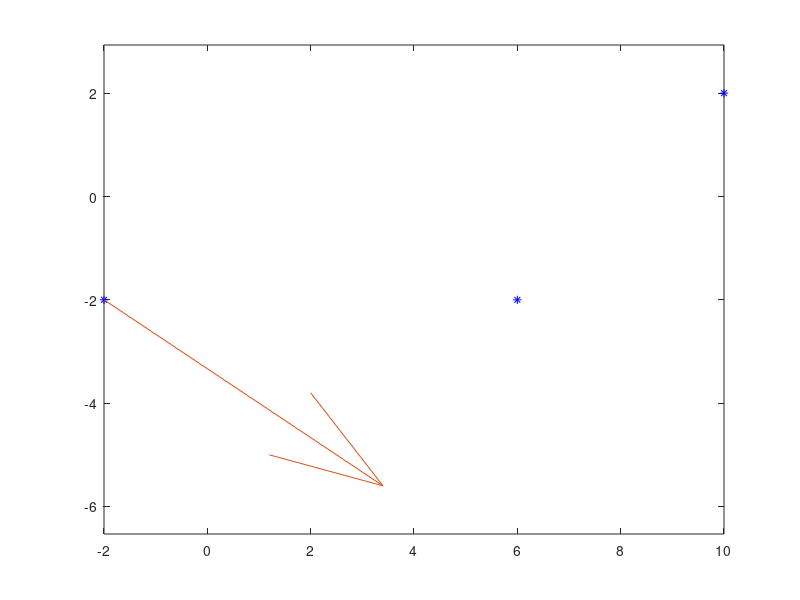

Write the MATLAB code that produced this figure. (Note: this script raises an error after producing the figure.)
clear

px = [-2 6 10];
py = [-2 -2 2];

v = [6 -4];

plot(px, py, '*', 'Color','b');
hold on
quiver(px(1), py(1), v(1), v(2));
axis equal

ax = gca;
ax.XAxisLocation = 'origin';

t1 = 0; t2 = 1; t3 = 1.5; 

syms t a3 a2 a1 a0 b3 b2 b1 b0 
x(t) = a3*t^3 + a2*t^2 + a1*t + a0;
xd(t) = diff(x,t);

e = [x(t1) == px(1), x(t2)==px(2), x(t3)==px(3), xd(t1) == v(1)];
m = solve(e, [a3 a2 a1 a0]);
cx(t) = subs(x, [a3 a2 a1 a0], [m.a3 m.a2 m.a1 m.a0]);

y(t) = b3*t^3 +b2*t^2 +b1*t + b0;
yd(t) = diff(y,t);
e = [y(t1) == py(1), y(t2) == py(2), y(t3) == py(3), yd(t1) == v(2)];
m = solve(e, [b3 b2 b1 b0]);
cy(t) = subs(y, [b3 b2 b1 b0], [m.b3 m.b2 m.b1 m.b0]);
fplot(cx, cy, [t1 t3],'Color','k');

% at t = 2

P = [cx(1) cy(1)];
qx = diff(cx,t);
qy = diff(cy,t);

plot(P(1), P(2), '.', 'MarkerSize', 20);
quiver(P(1), P(2), qx(1), qy(1));
